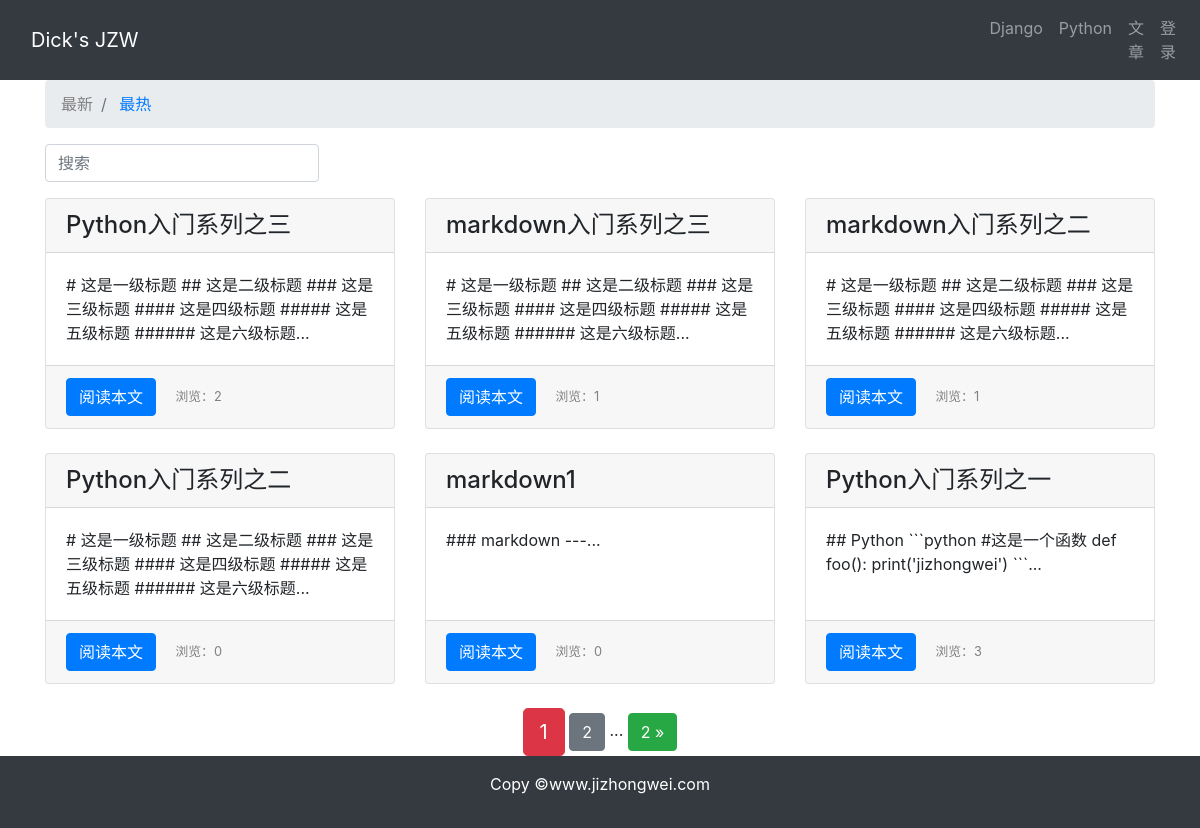
/article/article-list, run on an earlier commit of the app's database.
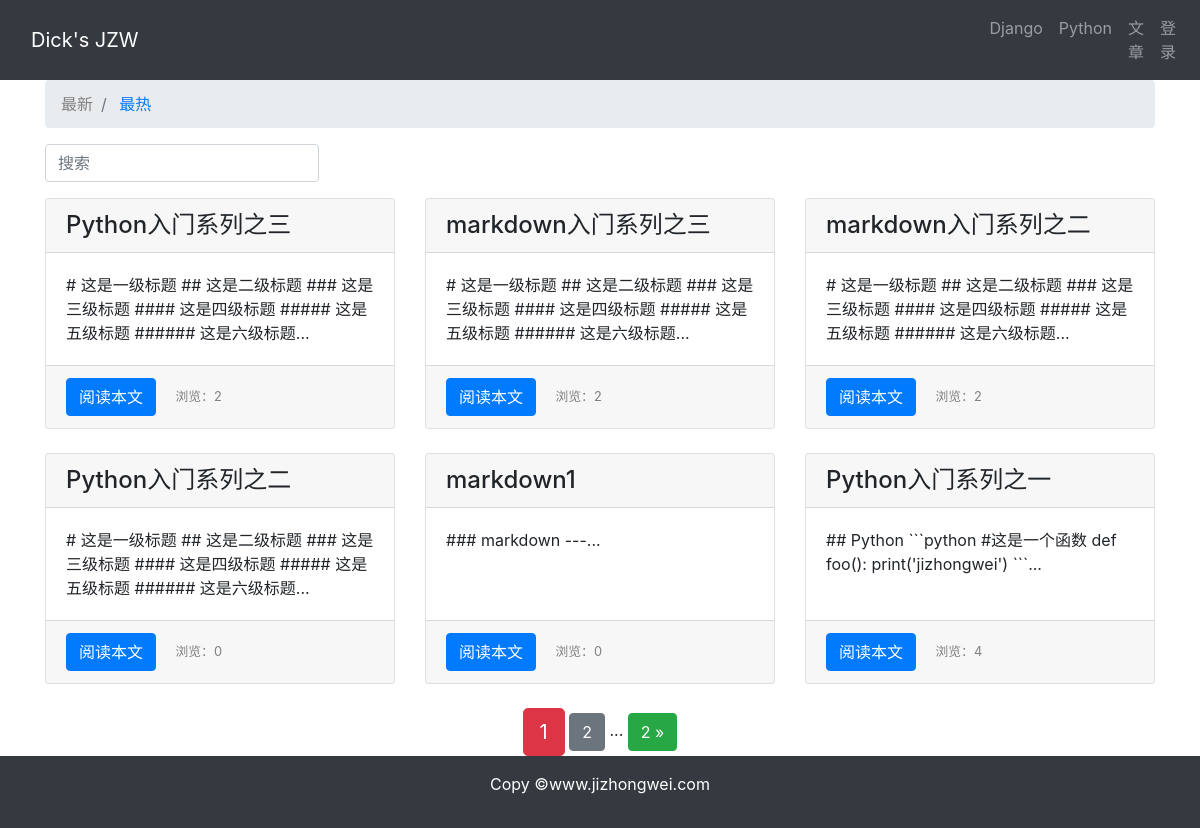
And on a later commit of the database.
### article/models.py (models this page shows, shortened)
class ArticlePost(models.Model):
    author = models.ForeignKey(User, on_delete= models.CASCADE)
    title = models.CharField(max_length= 100)
    body = models.TextField()
    created = models.DateTimeField(default= timezone.now)
    updated = models.DateTimeField(auto_now= True)
    views = models.PositiveIntegerField(default= 0)
    class Meta:
        ordering = ('-created',)

### article/views.py (the view)
# urls.py: path('article-list', views.article_list, name = 'article-list'),
def article_list(request):
    search = request.GET.get('search')
    order = request.GET.get('order')
    if search:
        if order == 'views':
            article_list = ArticlePost.objects.filter(
                Q(title__icontains= search) | Q(body__icontains= search)
            ).order_by('-views')
        else:
            article_list = ArticlePost.objects.filter(
                Q(title__icontains= search) | Q(body__icontains= search)
            )
    else:
        search = ''
        if order == 'views':
            article_list = ArticlePost.objects.all().order_by('-views')
        else:
            article_list = ArticlePost.objects.all()
    paginator = Paginator(article_list, 6)
    page = request.GET.get('page')
    articles = paginator.get_page(page)
    context = {'articles': articles, 'order': order, 'search': search}
    return render(request, 'article/list.html', context)

### templates/article/list.html (shortened to what this page needs)
{% extends 'base.html' %}
{% load staticfiles %}
{% block content %}
    <div class="container">
        <nav>
            <ol class="breadcrumb">
                <li class="breadcrumb-item">
                    {% if order == 'views' %}
                        <a href="{% url 'article:article-list' %}?search={{ search }}">
                            最新
                        </a>
                    {% else %}
                        <span style="color:gray;">最新</span>
                    {% endif %}
                </li>
                <li class="breadcrumb-item">
                    {% if order == 'views' %}
                        <span style="color:gray;">最热</span>
                    {% else %}
                        <a href="{% url 'article:article-list' %}?order=views&seach={{ search }}">
                            最热
                        </a>
                    {% endif %}
                </li>
            </ol>
        </nav>
        <div class="row">
            <div class="col-auto mr-auto">
                <form class="form-inline">
                    <input type="text" class="form-control mb-2 mr-sm-2" name="search" placeholder="搜索" required>
                </form>
            </div>
        </div>
        <div class="row mt-2">
            {% for article in articles %}
                <div class="col-4 mb-4">
                    <div class="card h-100">
                        <h4 class="card-header">{{ article.title }}</h4>
                        <div class="card-body">
                            <p class="card-text">{{ article.body | slice:'100' }}...</p>
                        </div>
                        <div class="card-footer">
                            <a href="{% url 'article:article-detail' article.id %}" class="btn btn-primary">
                                阅读本文
                            </a>
                            <span>
                                <small class="col align-self-end" style="color: gray;">
                                    浏览：{{ article.views }}
                                </small>
                            </span>
                        </div>
                    </div>
                </div>
            {% endfor %}
        </div>
        <div class="pagination row">
            <div class="m-auto">
                <span class="step-links">
                    <span class="current btn btn-danger btn-lg">
                        {{ articles.number }}
                    </span>
                    {% if articles.has_next %}
                        <a href="?page={{ articles.next_page_number }}&order={{ order }}&search={{ search }}" class="btn btn-secondary">
                            {{ articles.next_page_number }}
                        </a>
                        <span>...</span>
                        <a href="?page={{ articles.paginator.num_pages }}&order={{ order }}&search={{ search }}" class="btn btn-success">
                            {{ articles.paginator.num_pages }} &raquo;
                        </a>
                    {% endif %}
                </span>
            </div>
        </div>
    </div>
{% endblock %}

### templates/base.html (shortened to what this page needs)
{% load staticfiles %}
<!doctype html>
<html lang="zh-cn">
<head>
    <link rel="stylesheet" href="{% static 'bootstrap/css/bootstrap.min.css' %}">
    <link rel="stylesheet" href="{% static 'md_css/friendly.css' %}">
</head>
<body>
    {% include 'header.html' %}
    {% block content %}
    {% endblock %}
    {% include 'footer.html' %}
</body>
</html>

### templates/header.html (shortened to what this page needs)
<nav class="navbar navbar-expand-lg navbar-dark bg-dark">
    <div class="container">
        <a href="{% url 'article:article-list' %}" class="navbar-brand">Dick's JZW</a>
    </div>
    <div class="collapse navbar-collapse" id="collapsibleNavbar">
        <ul class="navbar-nav">
            <li class="nav-item">
                <a href="#" class="nav-link">Django</a>
            </li>
            <li class="nav-item">
                <a href="#" class="nav-link">Python</a>
            </li>
            <li class="nav-item">
                <a href="{% url 'article:article-list' %}" class="nav-link">文章</a>
            </li>
            {% if user.is_authenticated %}
                <li class="nav-item dropdown">
                    <a href="#" class="nav-link dropdown-toggle" role="button" data-toggle="dropdown">
                        {{ user.username | upper }}
                    </a>
                    <div class="dropdown-menu">
                        <a class="dropdown-item" href="{% url 'userprofile:logout' %}">退出登录</a>
                        <a href="#" class="dropdown-item" onclick="user_delete()">删除用户</a>
                        <a href="{% url 'userprofile:edit' user.id %}" class="dropdown-item">个人信息</a>
                        <a href="{% url 'article:article-create' %}" class="dropdown-item">写文章</a>
                    </div>
                </li>
            {% else %}
                <li class="nav-item">
                    <a href="{% url 'userprofile:login' %}" class="nav-link">登录</a>
                </li>
            {% endif %}
        </ul>
    </div>
</nav>

### templates/footer.html
{% load staticfiles %}
<div>
    <br>
    <br>
    <br>
</div>
<footer class="py-3 bg-dark fixed-bottom">
    <div class="container">
        <p class="text-center text-white">Copy &copy;www.jizhongwei.com</p>
    </div>
</footer>

What changed in the data, as far as the page shows it:
changed ArticlePost "markdown入门系列之三": views "1" → "2"
changed ArticlePost "markdown入门系列之二": views "1" → "2"
changed ArticlePost "Python入门系列之一": views "3" → "4"
